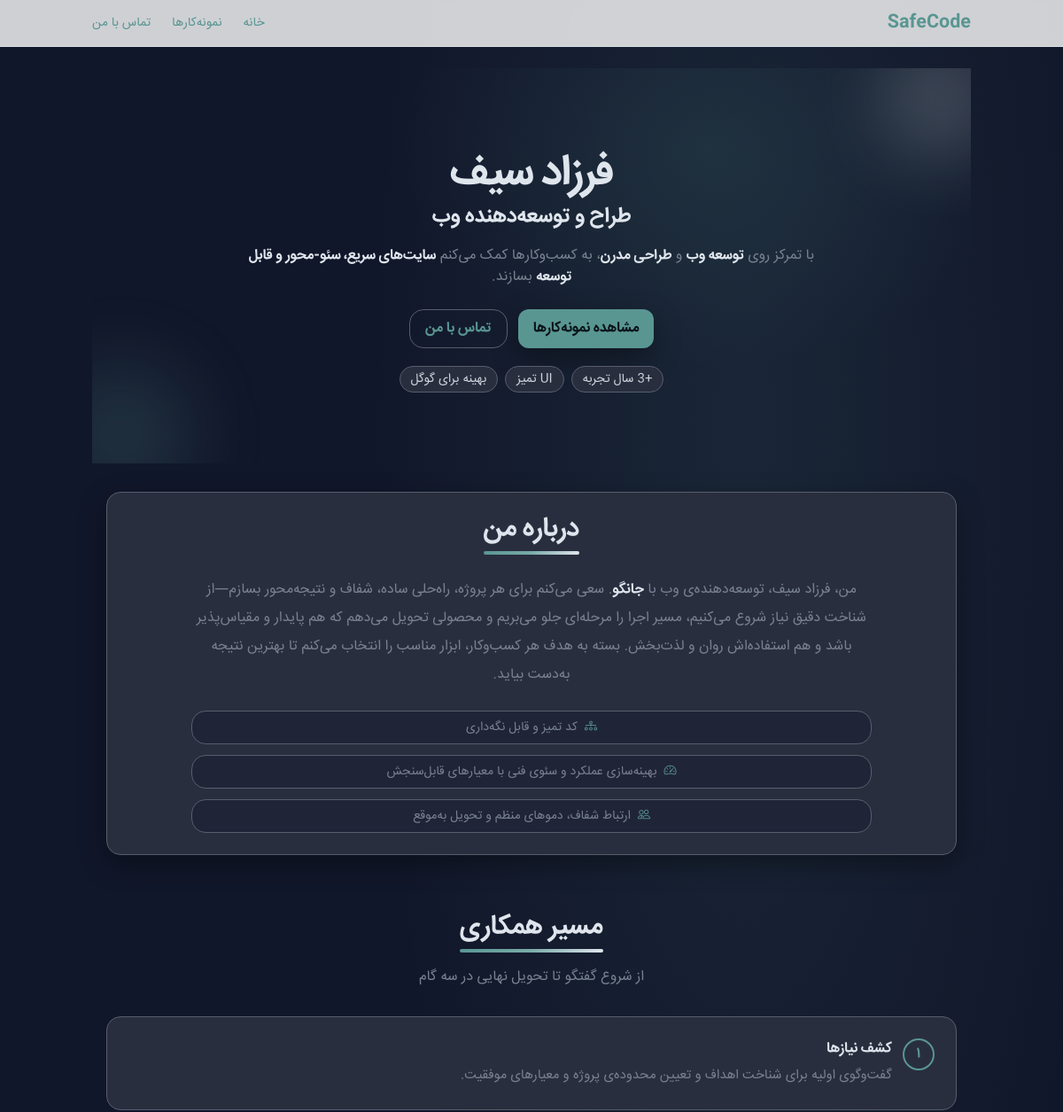
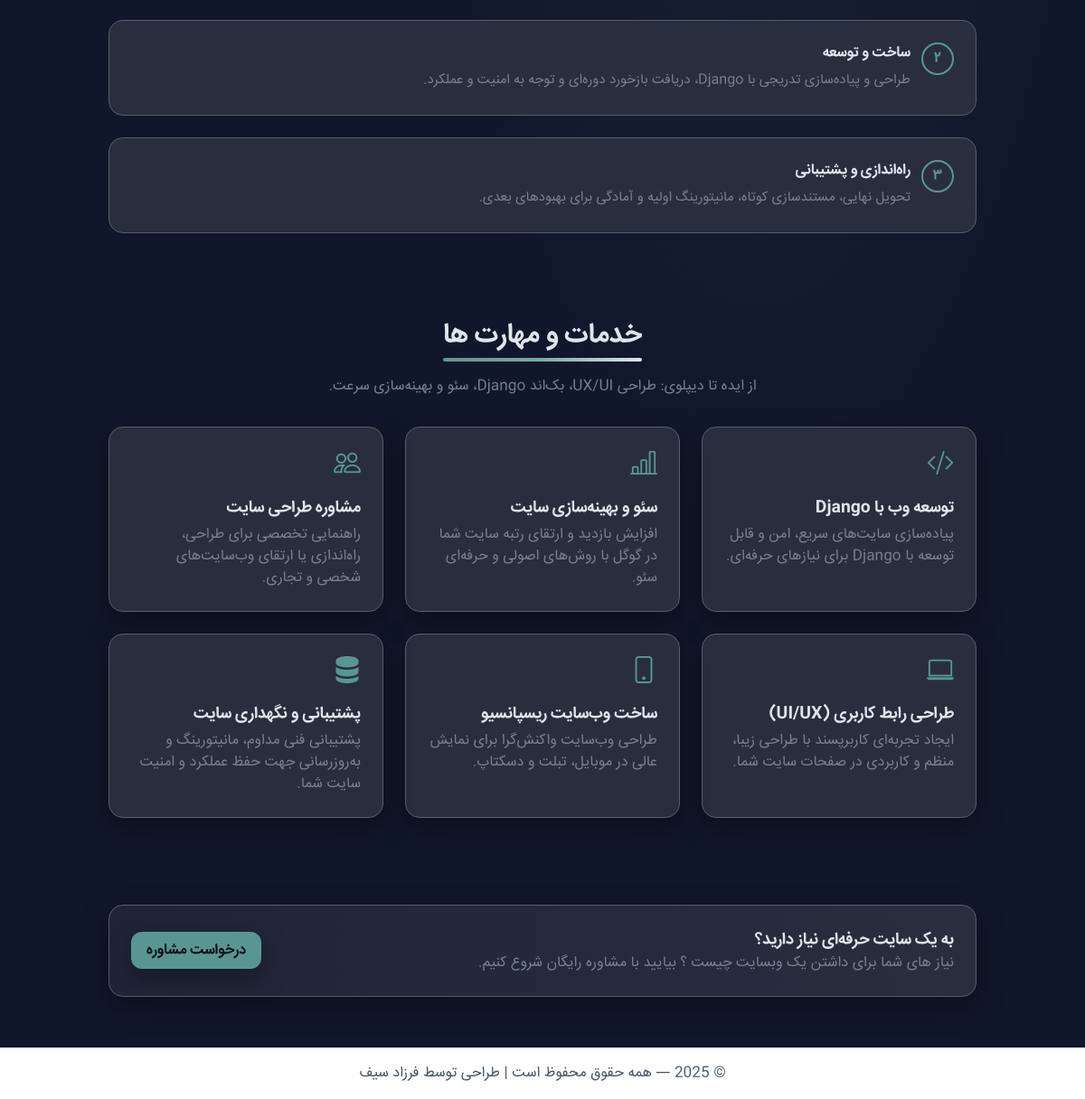
The page / on the database its author committed (2 pictures, top to bottom).
### main/models.py (models this page shows, shortened)
class Service(models.Model):
    title = models.CharField(max_length=100, verbose_name='title')
    description = models.TextField(verbose_name='description')
    icon = models.CharField(max_length=50, verbose_name='bootstrap icon', help_text='like: bi-code-slash')
    order = models.PositiveIntegerField(default=0, verbose_name='order by')
    class Meta:
        ordering = ['order']
        verbose_name = 'service/skill'
        verbose_name_plural = 'services/skills'

### main/views.py (the view)
# urls.py: path('', views.home_view, name='home'),
@require_GET
def home_view(request: HttpRequest) -> HttpResponse:
    return home(request)

### main/views.py (called while the page is built)
@cache_page(60 * 5)
@require_GET
def home(request: HttpRequest) -> HttpResponse:
    services = Service.objects.only("title", "description", "icon", "order")
    items_qs = PortfolioItem.objects.only("id", "title", "slug", "created_at").order_by("-created_at")
    items = list(items_qs[:9])
    todo_item = (
        items_qs.filter(Q(slug__icontains="todo") | Q(title__icontains="todo")).first()
    )
    if todo_item:
        items = [i for i in items if i.pk != todo_item.pk]
    context = {"services": services, "items": items, "todo_item": todo_item}
    return render(request, "main/home.html", context)

### main/templates/main/home.html (shortened to what this page needs)
{% extends 'main/base.html' %}
{% load static %}
{% block content %}
<section class="relative overflow-hidden py-16 md:py-20 bg-[radial-gradient(50%_80%_at_70%_20%,rgba(89,150,146,0.12)_0%,transparent_70%)]">
  <div class="max-w-screen-lg mx-auto px-4 text-center">
    <h1 class="mt-4 text-3xl md:text-5xl font-extrabold tracking-tight reveal text-highlight">
      فرزاد سیف
    </h1>
    <h2 class="mt-2 text-lg md:text-2xl font-bold reveal text-accent">
      طراح و توسعه‌دهنده وب
    </h2>
    <p class="mx-auto mt-4 max-w-2xl reveal text-text">
      با تمرکز روی <strong class="text-highlight">توسعه وب</strong> و <strong class="text-highlight">طراحی مدرن</strong>، به کسب‌وکارها کمک می‌کنم
      <strong class="text-highlight">سایت‌های سریع، سئو-محور و قابل توسعه</strong> بسازند.
    </p>
    <div class="mt-6 flex flex-wrap justify-center gap-3 reveal">
      <a href="{% url 'portfolio' %}" class="btn">مشاهده نمونه‌کارها</a>
      <a href="{% url 'contact' %}" class="btn-ghost">تماس با من</a>
    </div>
    <div class="mt-5 flex flex-wrap justify-center gap-2 reveal">
      <span class="inline-flex items-center rounded-full border border-border bg-surface-2 px-3 py-1 text-sm text-highlight/90">+3 سال تجربه</span>
      <span class="inline-flex items-center rounded-full border border-border bg-surface-2 px-3 py-1 text-sm text-highlight/90">UI تمیز</span>
      <span class="inline-flex items-center rounded-full border border-border bg-surface-2 px-3 py-1 text-sm text-highlight/90">بهینه برای گوگل</span>
    </div>
  </div>
  <div class="pointer-events-none absolute -bottom-12 -left-12 h-40 w-40 rounded-full bg-accent/20 blur-2xl"></div>
  <div class="pointer-events-none absolute -top-10 -right-10 h-36 w-36 rounded-full bg-highlight/20 blur-2xl"></div>
</section>
<section class="py-8 md:py-10">
  <div class="max-w-screen-lg mx-auto px-4">
    <div class="reveal rounded-xl2 border border-border bg-surface-2 p-6 md:p-8 shadow-soft">
      <div class="text-center">
        <h2 class="relative inline-block text-2xl md:text-3xl font-extrabold pb-2 text-highlight">
          درباره من
          <span style="display:block; height:4px; border-radius:9999px;
                      background:linear-gradient(90deg,#599692,#7aaba8,#dfe5ec);
                      margin-top:6px;"></span>
        </h2>
      </div>
      <p class="mx-auto max-w-3xl leading-8 text-text text-[15.5px] md:text-[16px] text-center mt-4">
        من، فرزاد سیف، توسعه‌دهنده‌ی وب با <span class="font-semibold text-highlight">جانگو</span>.
        سعی می‌کنم برای هر پروژه، راه‌حلی ساده، شفاف و نتیجه‌محور بسازم—از شناخت دقیق نیاز شروع می‌کنیم،
        مسیر اجرا را مرحله‌ای جلو می‌بریم و محصولی تحویل می‌دهم که هم پایدار و مقیاس‌پذیر باشد و هم استفاده‌اش روان و لذت‌بخش.
        بسته به هدف هر کسب‌وکار، ابزار مناسب را انتخاب می‌کنم تا بهترین نتیجه به‌دست بیاید.
      </p>
      <ul class="mx-auto mt-6 grid max-w-3xl grid-cols-1 sm:grid-cols-3 gap-3 text-sm text-text">
        <li class="flex items-center justify-center gap-2 rounded-xl2 border border-border bg-surface-1 px-3 py-2">
          <i class="bi bi-diagram-3 text-accent"></i>
          کد تمیز و قابل نگه‌داری
        </li>
        <li class="flex items-center justify-center gap-2 rounded-xl2 border border-border bg-surface-1 px-3 py-2">
          <i class="bi bi-speedometer2 text-accent"></i>
          بهینه‌سازی عملکرد و سئوی فنی با معیارهای قابل‌سنجش
        </li>
        <li class="flex items-center justify-center gap-2 rounded-xl2 border border-border bg-surface-1 px-3 py-2">
          <i class="bi bi-people text-accent"></i>
          ارتباط شفاف، دموهای منظم و تحویل به‌موقع
        </li>
      </ul>
    </div>
  </div>
</section>
<section class="py-8 md:py-12">
  <div class="max-w-screen-lg mx-auto px-4">
    <div class="text-center">
      <h2 class="relative inline-block text-2xl md:text-3xl font-extrabold pb-2 text-highlight">
        مسیر همکاری
        <span style="display:block; height:4px; border-radius:9999px;
                     background:linear-gradient(90deg,#599692,#7aaba8,#dfe5ec);
                     margin-top:6px;"></span>
      </h2>
    </div>
    <p class="mt-2 text-center text-text">از شروع گفتگو تا تحویل نهایی در سه گام</p>
    <div class="mt-8 grid grid-cols-1 md:grid-cols-3 gap-6">
      <article class="reveal rounded-xl2 border border-border bg-surface-2 p-6 transition hover:-translate-y-1 hover:shadow-soft">
        <div class="flex items-start gap-3">
          <span class="flex h-9 w-9 items-center justify-center rounded-full border-2 border-accent text-accent font-bold text-base">
            &#x06F1;
          </span>
          <div>
            <h3 class="font-bold text-highlight">کشف نیازها</h3>
            <p class="mt-1 leading-7 text-text text-[15px]">
              گفت‌وگوی اولیه برای شناخت اهداف و تعیین محدوده‌ی پروژه و معیارهای موفقیت.
            </p>
          </div>
        </div>
      </article>
      <article class="reveal rounded-xl2 border border-border bg-surface-2 p-6 transition hover:-translate-y-1 hover:shadow-soft">
        <div class="flex items-start gap-3">
          <span class="flex h-9 w-9 items-center justify-center rounded-full border-2 border-accent text-accent font-bold text-base">
            &#x06F2;
          </span>
          <div>
            <h3 class="font-bold text-highlight">ساخت و توسعه</h3>
            <p class="mt-1 leading-7 text-text text-[15px]">
              طراحی و پیاده‌سازی تدریجی با Django، دریافت بازخورد دوره‌ای و توجه به امنیت و عملکرد.
            </p>
          </div>
        </div>
      </article>
      <article class="reveal rounded-xl2 border border-border bg-surface-2 p-6 transition hover:-translate-y-1 hover:shadow-soft">
        <div class="flex items-start gap-3">
          <span class="flex h-9 w-9 items-center justify-center rounded-full border-2 border-accent text-accent font-bold text-base">
            &#x06F3;
          </span>
          <div>
            <h3 class="font-bold text-highlight">راه‌اندازی و پشتیبانی</h3>
            <p class="mt-1 leading-7 text-text text-[15px]">
              تحویل نهایی، مستندسازی کوتاه، مانیتورینگ اولیه و آمادگی برای بهبودهای بعدی.
            </p>
          </div>
        </div>
      </article>
    </div>
  </div>
</section>
<section class="py-12 md:py-16">
  <div class="max-w-screen-lg mx-auto px-4">
    <div class="text-center">
      <h2 class="relative inline-block text-2xl md:text-3xl font-extrabold pb-2 text-highlight">
        خدمات و مهارت ها
        <span style="display:block; height:4px; border-radius:9999px;
                    background:linear-gradient(90deg,#599692,#7aaba8,#dfe5ec);
                    margin-top:6px;"></span>
      </h2>
    </div>
    <p class="mt-2 text-center text-text reveal">
      از ایده تا دیپلوی: طراحی UX/UI، بک‌اند Django، سئو و بهینه‌سازی سرعت.
    </p>
    <div class="mt-8 grid grid-cols-1 sm:grid-cols-2 lg:grid-cols-3 gap-6">
      {% for service in services %}
        <article class="reveal rounded-xl2 border border-border bg-surface-2 p-6 shadow-soft transition hover:-translate-y-1 hover:shadow-soft">
          <i class="bi {{ service.icon }} text-2xl md:text-3xl text-accent"></i>
          <h3 class="mt-3 text-lg font-semibold text-highlight">{{ service.title }}</h3>
          <p class="mt-1 text-text">{{ service.description }}</p>
        </article>
      {% empty %}
        <div class="text-center text-text">هنوز خدمتی ثبت نشده است.</div>
      {% endfor %}
    </div>
  </div>
</section>
<section class="py-8">
  <div class="max-w-screen-lg mx-auto px-4">
    <div class="reveal flex flex-col items-center justify-between gap-4 rounded-xl2 border border-border bg-gradient-to-l from-surface-2 to-surface-1 p-6 md:flex-row shadow-soft">
      <div>
        <h3 class="text-lg font-bold text-highlight">به یک سایت حرفه‌ای نیاز دارید؟</h3>
        <p class="text-text">نیاز های شما برای داشتن یک وبسایت چیست ؟ بیایید با مشاوره رایگان شروع کنیم.</p>
      </div>
      <a href="{% url 'contact' %}" class="btn">درخواست مشاوره</a>
    </div>
  </div>
</section>
{% endblock %}

### rows shown on the page
Service: title "توسعه وب با Django", description "پیاده‌سازی سایت‌های سریع، امن و قابل توسعه با Django برای نیازهای حرفه‌ای."
Service: title "سئو و بهینه‌سازی سایت", description "افزایش بازدید و ارتقای رتبه سایت شما در گوگل با روش‌های اصولی و حرفه‌ای سئو."
Service: title "مشاوره طراحی سایت", description "راهنمایی تخصصی برای طراحی، راه‌اندازی یا ارتقای وب‌سایت‌های شخصی و تجاری."
Service: title "طراحی رابط کاربری (UI/UX)", description "ایجاد تجربه‌ای کاربرپسند با طراحی زیبا، منظم و کاربردی در صفحات سایت شما."
Service: title "ساخت وب‌سایت ریسپانسیو", description "طراحی وب‌سایت واکنش‌گرا برای نمایش عالی در موبایل، تبلت و دسکتاپ."
Service: title "پشتیبانی و نگهداری سایت", description "پشتیبانی فنی مداوم، مانیتورینگ و به‌روزرسانی جهت حفظ عملکرد و امنیت سایت شما."
